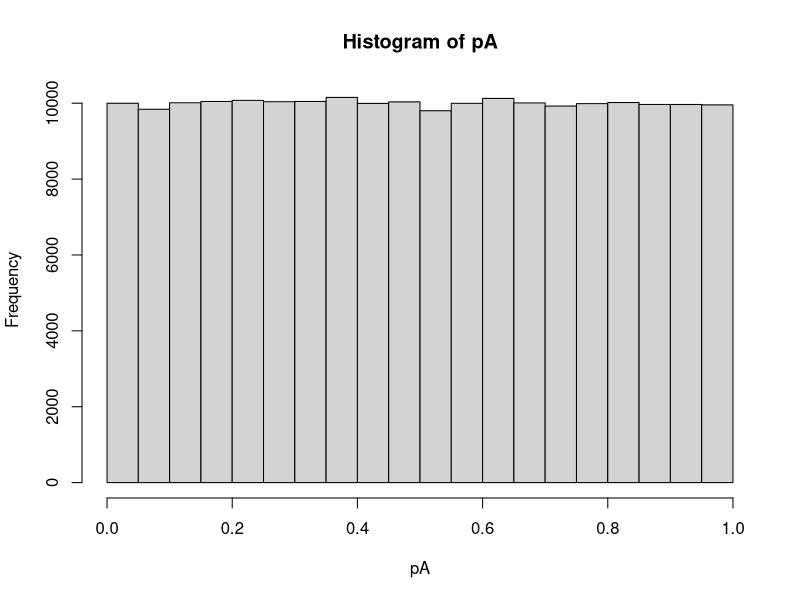
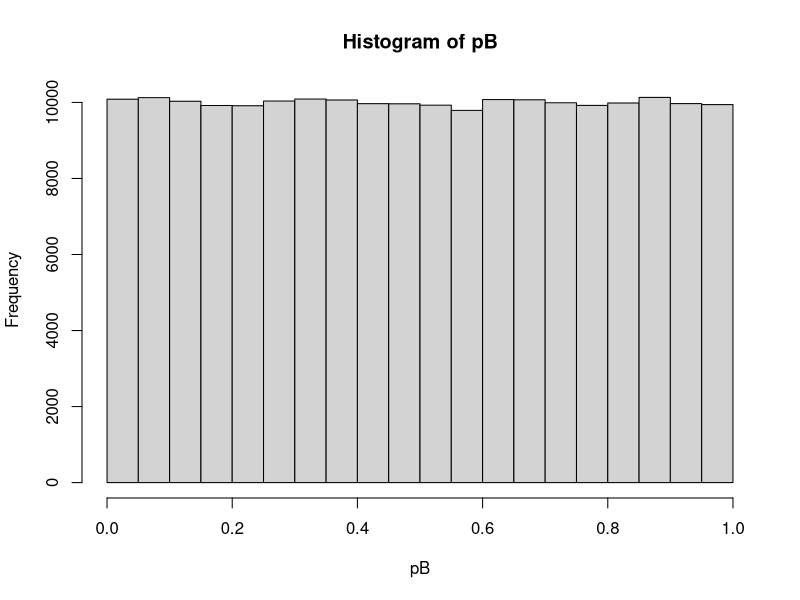

Source code (R) for these figures, in order:
n_draws <- 200000

pA = runif(n_draws, 0, 1)
pB = runif(n_draws, 0, 1)

hist(pA)
hist(pB)

generative_model <- function(pA, pB) {
  A <- rbinom(1, 16, pA)
  B <- rbinom(1, 16, pB)
  c(A = A, B = B)
}


sim_data <- as.data.frame(t(sapply(1:n_draws, function(i) {
  generative_model(pA[i], pB[i])
})))

pAposterior <- pA[sim_data$A == 4 & sim_data$B == 8] 
pBposterior <- pB[sim_data$A == 4 & sim_data$B == 8] 

posterior <- as.data.frame(cbind(pAposterior,pBposterior))
names(posterior) <- c("pA","pB")

#hist(posterior$pA)
#hist(posterior$pB)
#nrow(posterior)

#hist(posterior$pB -posterior$pA)
mean(posterior$pB -posterior$pA > 0)

prop.test(x=c(8,4),n=c(16,16),alternative="greater")